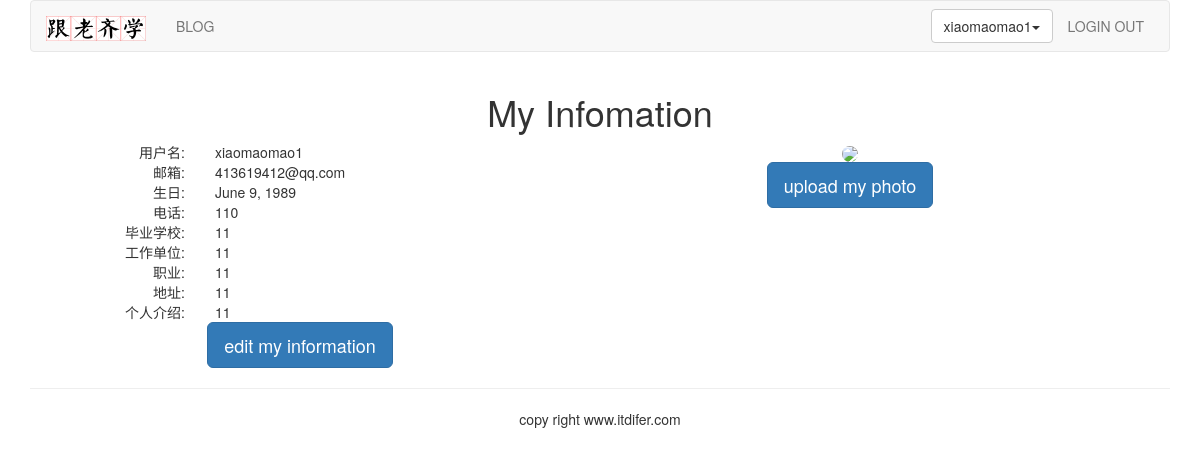
The app's page /account/my-information/ (signed in) with its own data.
### account/models.py (models this page shows, shortened)
class UserProfile(models.Model):
    user=models.OneToOneField(User, unique=True,on_delete=models.CASCADE) #django2.0以后要加on_delete=models.CASCADE
    birth=models.DateField(blank=True,null=True)
    phone=models.CharField(max_length=20,null=True)

class UserInfo(models.Model):
    user=models.OneToOneField(User, unique=True,on_delete=models.CASCADE)
    school=models.CharField(max_length=100,blank=True)
    company=models.CharField(max_length=100,blank=True)
    profession=models.CharField(max_length=100,blank=True)
    address=models.CharField(max_length=100,blank=True)
    aboutme=models.TextField(blank=True)
    photo=models.ImageField(blank=True)

### account/views.py (the view)
# urls.py: path('my-information/',views.myself,name="my-information"),
@login_required()
def myself(request):
    userprofile = UserProfile.objects.get(user=request.user) if hasattr(request.user, 'userprofile') else UserProfile.objects.create(user=request.user)
    userinfo = UserInfo.objects.get(user=request.user) if hasattr(request.user, 'userinfo') else UserInfo.objects.create(user=request.user)
    return render(request, "account/myself.html", {"user":request.user, "userinfo":userinfo, "userprofile":userprofile})

### templates/account/myself.html (shortened to what this page needs)
{% extends "base.html" %}
{% load staticfiles %}
{% block content %}
<div class='row text-center vertical-middle-sm'>
    <h1>My Infomation</h1>
    <div class="row">
        <div class="col-md-6">
            <div class="row">
                <div class="col-md-4 text-right"><span>用户名:</span></div>
                <div class="col-md-8 text-left">{{user.username}}</div>
            </div>
            <div class="row">
                <div class="col-md-4 text-right"><span>邮箱:</span></div>
                <div class="col-md-8 text-left">{{user.email}}</div>
            </div>
            <div class="row">
                <div class="col-md-4 text-right"><span>生日:</span></div>
                <div class="col-md-8 text-left">{{userprofile.birth}}</div>
            </div>
            <div class="row">
                <div class="col-md-4 text-right"><span>电话:</span></div>
                <div class="col-md-8 text-left">{{userprofile.phone}}</div>
            </div>
            <div class="row">
                <div class="col-md-4 text-right"><span>毕业学校:</span></div>
                <div class="col-md-8 text-left">{{userinfo.school}}</div>
            </div>
            <div class="row">
                <div class="col-md-4 text-right"><span>工作单位:</span></div>
                <div class="col-md-8 text-left">{{userinfo.company}}</div>
            </div>
            <div class="row">
                <div class="col-md-4 text-right"><span>职业:</span></div>
                <div class="col-md-8 text-left">{{userinfo.profession}}</div>
            </div>
            <div class="row">
                <div class="col-md-4 text-right"><span>地址:</span></div>
                <div class="col-md-8 text-left">{{userinfo.address}}</div>
            </div>
            <div class="row">
                <div class="col-md-4 text-right"><span>个人介绍:</span></div>
                <div class="col-md-8 text-left">{{userinfo.aboutme}}</div>
            </div>
            <a href="{% url 'account:edit_my_information' %}"><button class="btn btn-primary btn-lg">edit my information</button></a>
        </div>
        <div class="col-md-6">
            <div style="margin-right:100px">
                {% if userinfo.photo %}
                    <img src="{{ userinfo.photo }}" class ="img-circle" width="270px" id="my_photo">
                {% else %}
                    <img src="{% static 'images/cat.jpg' %}" class ="img-circle" width="270px" id="my_photo">
                {% endif %}
            </div>
            <div style="margin-right:100px">
                <button class ="btn btn-primary btn-lg" id="upload_image" onclick="upload_image_layer()">upload my photo</button>
            </div>
        </div>
    </div>
</div>
{% endblock %}

### templates/header.html (shortened to what this page needs)
{% load staticfiles %}
<div class="container">
    <nav class="navbar navbar-default" role="navigation">
        <div class="navbar-header">
            <a class="navbar-brand" href="http://www.itdiffer.com">
                <img src="{% static '/images/logo.png' %}" width="100px">
            </a>
        </div>
        <div>
            <ul class="nav navbar-nav" role="navgation">
                <li><a href="{% url 'blog:blog_title'%}">BLOG</a></li>
            </ul>
            <ul class="nav navbar-nav navbar-right" style="margin-right:10px">
            {% if user.is_authenticated %}
                <li>
                    <div class="dropdown" style="margin-top:8px">
                        <button class="btn btn-default dropdown-toggle" type="button" id="dropdownMenu" data-toggle="dropdown">
                        {{ user.username }}<span class="caret"></span></button>
                    </div>
                </li>
                <li><a href="{% url 'account:user_loginout' %}">LOGIN OUT</a></li>
            {% else %}
                <li><a href="{% url 'account:user_login' %}">LOGIN</a></li>
            {% endif %}
            </ul>
        </div>
    </nav>
</div>

### records on screen
UserProfile: birth "June 9, 1989", phone "110"
UserInfo: school "11", company "11", profession "11", address "11", aboutme "11"

### other values on screen
{{ user.username }} "xiaomaomao1"
{{ user.email }} "413619412@qq.com"
